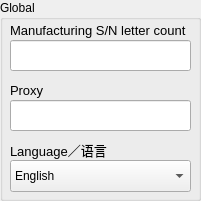
   <widget class="QGroupBox" name="globalGroupBox">
    <property name="geometry">
     <rect>
      <x>733</x>
      <y>345</y>
      <width>201</width>
      <height>201</height>
     </rect>
    </property>
    <property name="title">
     <string>Global</string>
    </property>
    <widget class="QComboBox" name="languageComboBox">
     <property name="geometry">
      <rect>
       <x>10</x>
       <y>160</y>
       <width>181</width>
       <height>32</height>
      </rect>
     </property>
     <item>
      <property name="text">
       <string>English</string>
      </property>
     </item>
     <item>
      <property name="text">
       <string>简体中文</string>
      </property>
     </item>
    </widget>
    <widget class="QLabel" name="label_6">
     <property name="geometry">
      <rect>
       <x>10</x>
       <y>140</y>
       <width>181</width>
       <height>20</height>
      </rect>
     </property>
     <property name="font">
      <font>
       <pointsize>10</pointsize>
      </font>
     </property>
     <property name="text">
      <string>Language／语言</string>
     </property>
    </widget>
    <widget class="QLabel" name="label_7">
     <property name="geometry">
      <rect>
       <x>10</x>
       <y>80</y>
       <width>181</width>
       <height>20</height>
      </rect>
     </property>
     <property name="font">
      <font>
       <pointsize>10</pointsize>
      </font>
     </property>
     <property name="text">
      <string>Proxy</string>
     </property>
    </widget>
    <widget class="QLineEdit" name="proxyLineEdit">
     <property name="geometry">
      <rect>
       <x>10</x>
       <y>100</y>
       <width>181</width>
       <height>31</height>
      </rect>
     </property>
    </widget>
    <widget class="QLineEdit" name="mfgSNCountLineEdit">
     <property name="geometry">
      <rect>
       <x>10</x>
       <y>40</y>
       <width>181</width>
       <height>31</height>
      </rect>
     </property>
     <property name="font">
      <font>
       <family>Source Code Pro</family>
       <pointsize>12</pointsize>
       <bold>true</bold>
      </font>
     </property>
     <property name="text">
      <string/>
     </property>
     <property name="alignment">
      <set>Qt::AlignCenter</set>
     </property>
    </widget>
    <widget class="QLabel" name="label_8">
     <property name="geometry">
      <rect>
       <x>10</x>
       <y>20</y>
       <width>181</width>
       <height>20</height>
      </rect>
     </property>
     <property name="font">
      <font>
       <pointsize>10</pointsize>
      </font>
     </property>
     <property name="text">
      <string>Manufacturing S/N letter count</string>
     </property>
     <property name="wordWrap">
      <bool>false</bool>
     </property>
    </widget>
   </widget>
